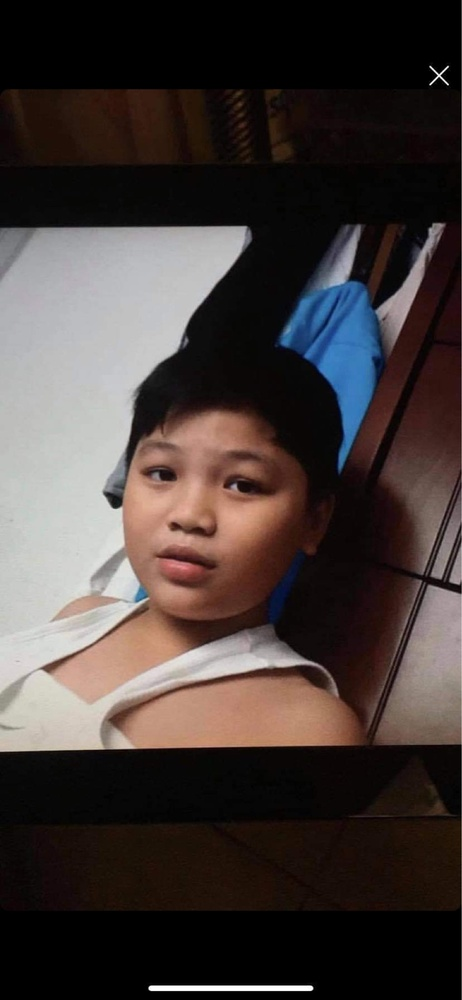
#> input picture imgs/khang.jpeg, 462 x 1000 px, shrunk from 1021 x 2208 before the run
$ python chapter02.py
#> lines starting #> are read from the running program, lines starting #| are printed output that depends on the picture; after the words box and inside, x2 and y2 are one past the last pixel; in counts of white or black regions, pixels touching at a corner belong together
# DEMO SOME BASIC FUNCTIONS
import cv2
import numpy as np

kernel = np.ones((3, 3), int)

im = cv2.imread('imgs/khang.jpeg')
#> im is the input picture: shape (1000, 462, 3); mean B, G, R 56.4, 58.8, 68
imGray = cv2.cvtColor(im, cv2.COLOR_BGR2GRAY)
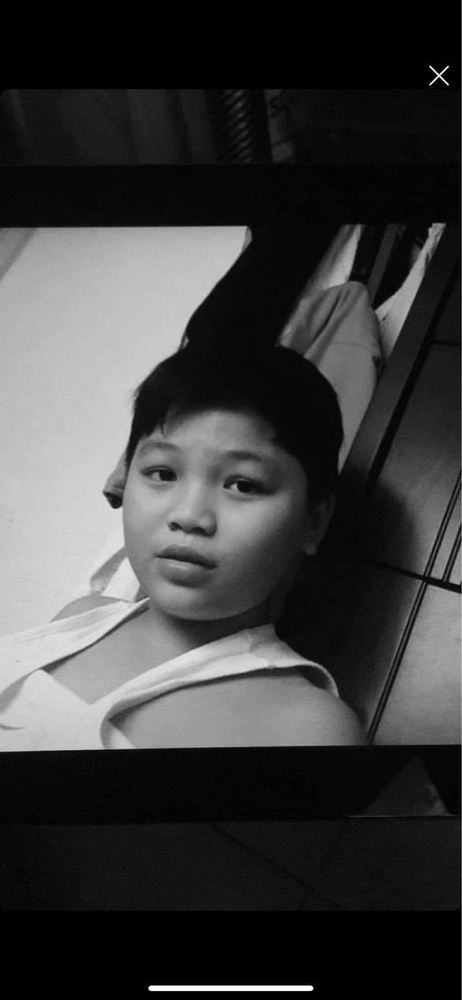
#> imGray: shape (1000, 462); min 0, max 255, mean 61.3
imBlur = cv2.GaussianBlur(imGray, (11, 11), 0)
imCanny = cv2.Canny(imGray, 100, 100)
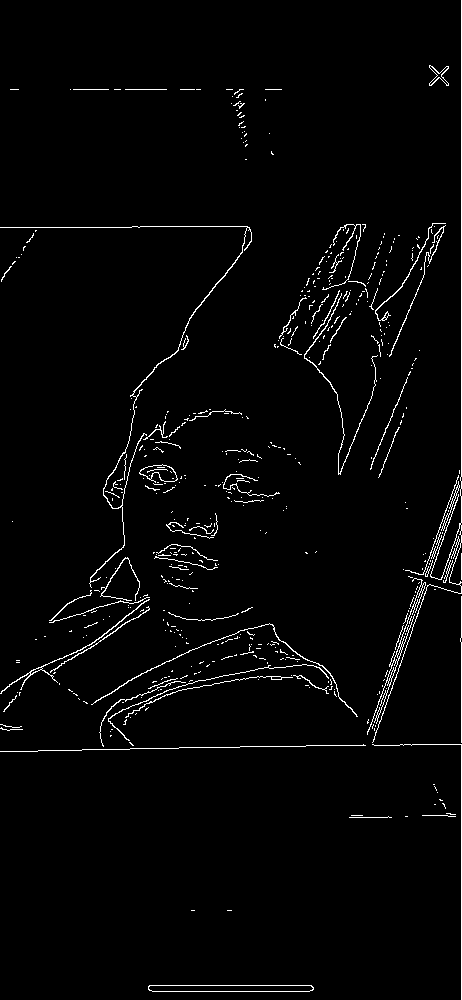
#> imCanny: shape (1000, 462); 2.3% white in thin lines or dots
imDila = cv2.dilate(imCanny, kernel, iterations=3)
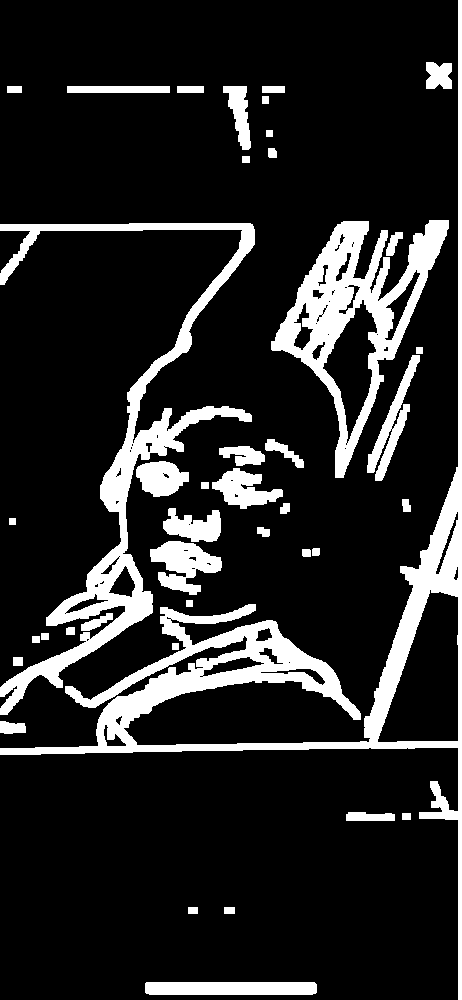
#> imDila: shape (1000, 462); 15.2% white; 42 white regions, largest, box (x1, y1, x2, y2) and area: (0, 0, 462, 1000) 25151, (0, 223, 255, 715) 15073, (271, 220, 449, 478) 13199
imEr = cv2.erode(imDila, kernel, iterations=3)
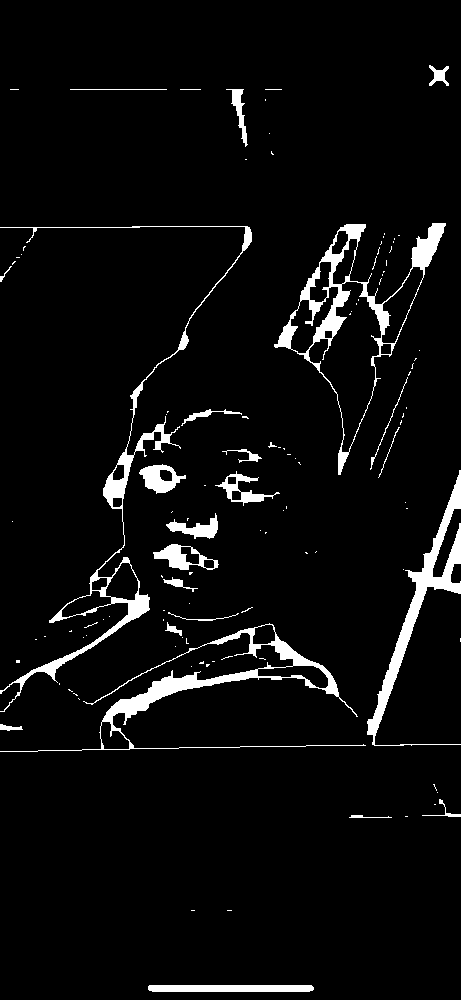
#> imEr: shape (1000, 462); 5.1% white; 113 white regions (89 under 20 px), largest, box (x1, y1, x2, y2) and area: (367, 0, 462, 1000) 4844, (274, 223, 446, 475) 4578, (0, 623, 366, 752) 4163

#cv2.imshow("image", im)
#cv2.imshow("Gray image", imGray)
#cv2.imshow("Blur image", imBlur)
cv2.imshow("Canny", imCanny)
cv2.imshow("Dila", imDila)
cv2.imshow("Erode", imEr)
cv2.waitKey(0)
